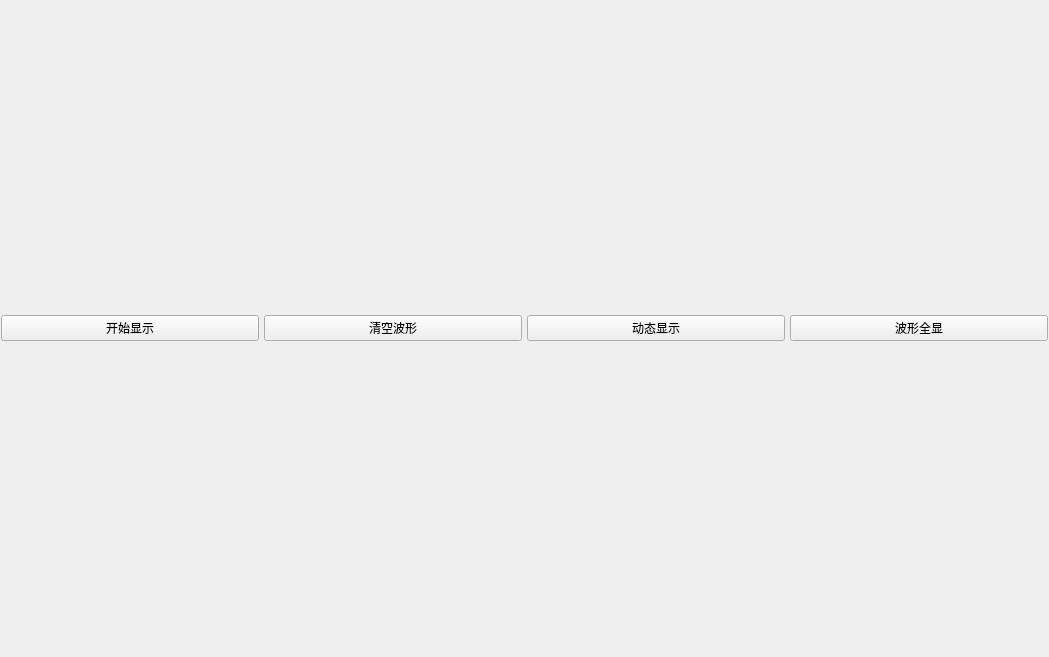
<?xml version="1.0" encoding="UTF-8"?>
<ui version="4.0">
 <class>Form</class>
 <widget class="QWidget" name="Form">
  <property name="geometry">
   <rect>
    <x>0</x>
    <y>0</y>
    <width>1049</width>
    <height>657</height>
   </rect>
  </property>
  <property name="windowTitle">
   <string>Form</string>
  </property>
  <layout class="QVBoxLayout" name="verticalLayout" stretch="9,1">
   <property name="spacing">
    <number>1</number>
   </property>
   <property name="leftMargin">
    <number>1</number>
   </property>
   <property name="topMargin">
    <number>1</number>
   </property>
   <property name="rightMargin">
    <number>1</number>
   </property>
   <property name="bottomMargin">
    <number>1</number>
   </property>
   <item>
    <layout class="QHBoxLayout" name="horizontalLayout_2" stretch="8">
     <property name="spacing">
      <number>2</number>
     </property>
     <item>
      <layout class="QVBoxLayout" name="widgetLayout">
       <property name="spacing">
        <number>0</number>
       </property>
      </layout>
     </item>
    </layout>
   </item>
   <item>
    <layout class="QHBoxLayout" name="horizontalLayout">
     <property name="spacing">
      <number>5</number>
     </property>
     <item>
      <widget class="QPushButton" name="startWaveformButton">
       <property name="text">
        <string>开始显示</string>
       </property>
      </widget>
     </item>
     <item>
      <widget class="QPushButton" name="clearWaveformButton">
       <property name="text">
        <string>清空波形</string>
       </property>
      </widget>
     </item>
     <item>
      <widget class="QPushButton" name="dynamicDisplayButton">
       <property name="text">
        <string>动态显示</string>
       </property>
      </widget>
     </item>
     <item>
      <widget class="QPushButton" name="seeAllLineButton">
       <property name="text">
        <string>波形全显</string>
       </property>
      </widget>
     </item>
    </layout>
   </item>
  </layout>
 </widget>
 <resources/>
 <connections/>
</ui>
